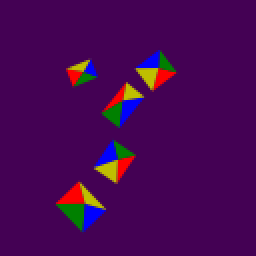
%> input picture PositionOnly/Image/0.png, 128 x 128 px (shown 2 times larger); its folder holds only this picture in this run
$ octave gen_4D.m   (GNU Octave 9; MATLAB toolbox functions it lacks are replaced by stand-ins)
%> lines starting %> are read from the running program, lines starting %| are printed output that depends on the picture; in (x1, y1, x2, y2) boxes, pixels count from 0 and x2, y2 are one past the last pixel; in counts of white or black regions, pixels touching at a corner belong together; the program's own positions count from 1
% This script generates 4D input features using the current images in Image
% folder and saves them in 4D folder
clc
clear

%% TrainingValidation dataset

PATH_READ = 'datasets/TrainingValidation/Image';
PATH_WRITE = 'datasets/TrainingValidation/4D';

paths = dir(fullfile(PATH_READ, '*.png'));
n_data = numel(paths);

for k = 1:n_data
    this_name = paths(k).name;
    this_path = fullfile(PATH_READ, this_name);
    gray = rgb2gray(imread(this_path));
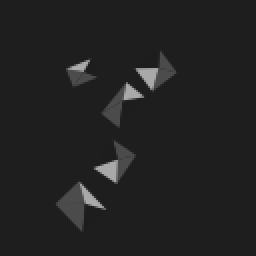
%> gray: size 128x128 uint8 (shown 2 times larger); min 29, max 169, mean 33.9
    [Gx, Gy] = imgradientxy(gray);
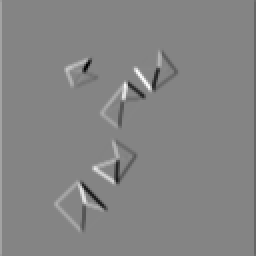
%> Gx: size 128x128 double (shown 2 times larger); min -521, max 481, mean 0; drawn with min black and max white
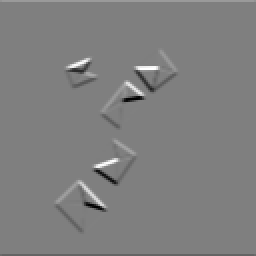
%> Gy: size 128x128 double (shown 2 times larger); min -560, max 560, mean 0; drawn with min black and max white
    [Gmag, Gdir] = imgradient(Gx, Gy);
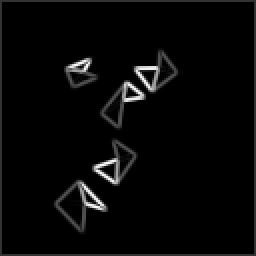
%> Gmag: size 128x128 double (shown 2 times larger); min 0, max 594.8, mean 17.5; drawn with min black and max white
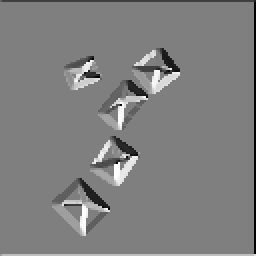
%> Gdir: size 128x128 double (shown 2 times larger); min -180, max 179.4, mean 0.3; drawn with min black and max white
    edges = edge(gray,'Canny');
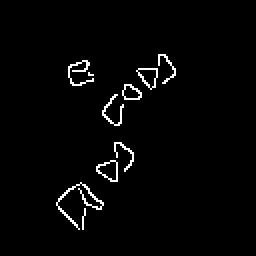
%> edges: size 128x128 logical (shown 2 times larger); 2.2% white in thin lines or dots, all inside (x1, y1, x2, y2) = (28, 27, 88, 115)

    % Normalize features between [0 1]
    gray = double(gray)/255;
%> gray: size 128x128 double
    Gmag = Gmag/max(Gmag(:));
    Gdir = Gdir/max(Gdir(:));
    edges = double(edges);
    input_4D = cat(3, gray, Gmag, Gdir, edges);
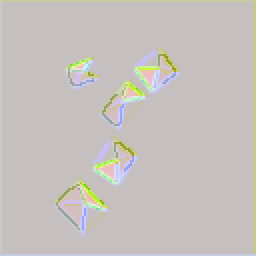
%> input_4D: size 128x128x4 double (shown 2 times larger); mean R, G, B, A 0.133, 0.0294, 0.00147, 0.0217; transparent parts drawn white
    save(fullfile(PATH_WRITE, [this_name(1:end-4), '.mat']), 'input_4D')
end


%% Test dataset

PATH_READ = 'datasets/Test/Image';
PATH_WRITE = 'datasets/Test/4D';

paths = dir(fullfile(PATH_READ, '*.png'));
n_data = numel(paths);

for k = 1:n_data
    this_name = paths(k).name;
    this_path = fullfile(PATH_READ, this_name);
    gray = rgb2gray(imread(this_path));
    [Gx, Gy] = imgradientxy(gray);
    [Gmag, Gdir] = imgradient(Gx, Gy);
    edges = edge(gray,'Canny');

    % Normalize features between [0 1]
    gray = double(gray)/255;
    Gmag = Gmag/max(Gmag(:));
    Gdir = Gdir/max(Gdir(:));
    edges = double(edges);
    input_4D = cat(3, gray, Gmag, Gdir, edges);
    save(fullfile(PATH_WRITE, [this_name(1:end-4), '.mat']), 'input_4D')
end

$ run again, on PositionOnly/Image/000014.png
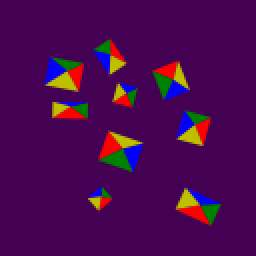
%> input picture PositionOnly/Image/000014.png, 128 x 128 px (shown 2 times larger)
%> `edges = edge(gray,'Canny');`:
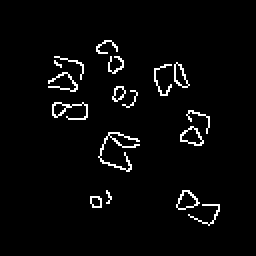
%> edges: size 128x128 logical (shown 2 times larger); 3.2% white in thin lines or dots, all inside (x1, y1, x2, y2) = (24, 20, 110, 113)
%> `input_4D = cat(3, gray, Gmag, Gdir, edges);`:
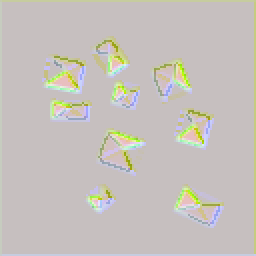
%> input_4D: size 128x128x4 double (shown 2 times larger); mean R, G, B, A 0.141, 0.043, -0.00833, 0.0319; transparent parts drawn white

$ run again, on PositionOnly/Image/000015.png
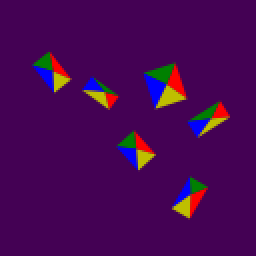
%> input picture PositionOnly/Image/000015.png, 128 x 128 px (shown 2 times larger)
%> `edges = edge(gray,'Canny');`:
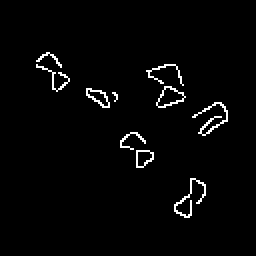
%> edges: size 128x128 logical (shown 2 times larger); 2.3% white in thin lines or dots, all inside (x1, y1, x2, y2) = (18, 26, 114, 109)
%> `input_4D = cat(3, gray, Gmag, Gdir, edges);`:
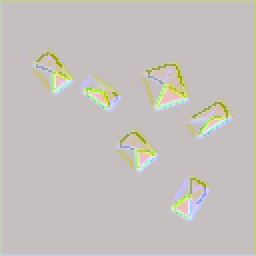
%> input_4D: size 128x128x4 double (shown 2 times larger); mean R, G, B, A 0.134, 0.0331, -0.0169, 0.0231; transparent parts drawn white

$ run again, on PositionOnly/Image/000017.png
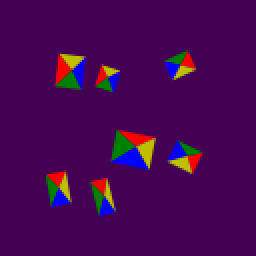
%> input picture PositionOnly/Image/000017.png, 128 x 128 px (shown 2 times larger)
%> `input_4D = cat(3, gray, Gmag, Gdir, edges);`:
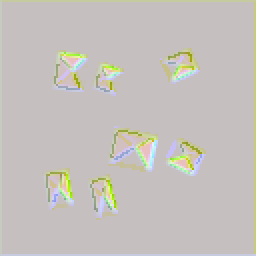
%> input_4D: size 128x128x4 double (shown 2 times larger); mean R, G, B, A 0.134, 0.0343, -0.0127, 0.0245; transparent parts drawn white
